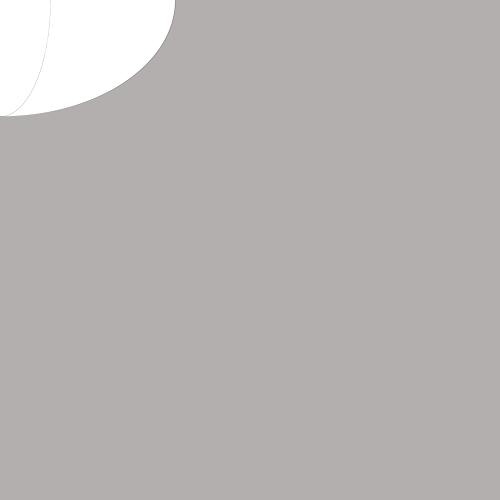
Frame 1 (no input)
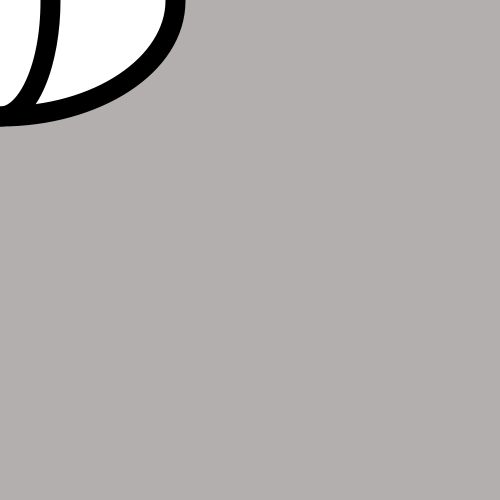
Frame 60 (the mouse pressed at the canvas centre just before this capture)
Frame 120 (the mouse held since frame 60 and released just before this capture): identical to frame 60, image omitted

The Processing sketch that drew these frames (run headless with seeded random() and noise(); from frame 60 on, the mouse is pressed at the canvas centre):

// Processing sketch: medieval_skirt
// ── medieval_skirt.pde
int mainEllipseCentreX, mainEllipseCentreY, strokeweight=4, bgColor=#B4AFAF;
float mainEllipseHeight, mainEllipseWidth, thirdELlipseWidth, topEllipseY;
boolean  value=false;
void setup() {

  size(500, 500);
}


void draw() {
  if (!value) {
    strokeweight=(4*(mainEllipseCentreX*2))/100; //this will give the dynamic strokeweight related to centre 
    
    //centre of the circle
    mainEllipseCentreX=width/2; 
    mainEllipseCentreY=height/2;
    
    //width and height of the circke 
    mainEllipseWidth=(width*70)/100;
    mainEllipseHeight=mainEllipseWidth/1.5;
    
    // width and height for topmost ellipse 
    thirdELlipseWidth=width/2;
    int thirdELlipseHeight=(height*20)/100;

    //topEllipseY=(100*mouseY)/500;
    topEllipseY=(height*37)/100; // centre will be 37% up by the main circle centre
    strokeWeight(strokeweight);
    background(bgColor);
    fill(255);
    ellipse(mouseX, mouseY, mainEllipseWidth, mainEllipseHeight); // main circle
    ellipse(mouseX, mouseY-((height*13)/100), thirdELlipseWidth, thirdELlipseHeight); // second circle
    //fill(255, 255, 255, 30);//for opecity
    noFill();
    ellipse(mouseX, mouseY, 100, mainEllipseHeight); // third circle
  }
}
void mousePressed() {
  if (value) {
    value =false;
  } else {
    value =true;
  }
}
